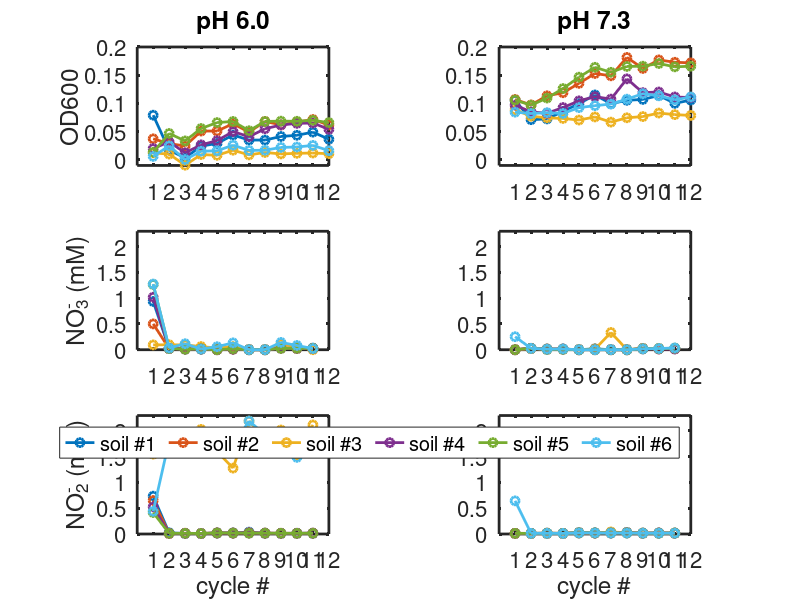

MATLAB code to generate this figure:
%% OD dynamics soil enrichment Mar 21
load('end_od.mat')
labels = {'pH 6.0','pH 7.3'};
for i = 1:2
    ods = squeeze(soil_end_od(2+i,[1 2 3 5 6 7],:)-median(soil_end_od(2+i,[4 8],:))); %blank subtract
    subplot(3,2,i)
    plot(1:size(soil_end_od,3),ods,'o-','LineWidth',2)
    ylim([-0.01 0.20])
    if i == 1
        ylabel('OD600')
    end
    xticks(1:size(soil_end_od,3))
    set(gca,'FontSize',16,'LineWidth',2)
    pbaspect([1.618 1 1])
    title(labels{i})
    xlim([0 12])
end

%%

load('nox_dynamics/processed_griess_data.mat')
t = [1,2,3,4,5,6,8,9,10,11,12,15,18,21,24,27,30,33];

blank_rows = [7,15];

ph6_no2 = 2.0*NO2(1:2:end,:)./median(NO3(blank_rows,:));
ph7_no2 = 2.0*NO2(2:2:end,:)./median(NO3(blank_rows+1,:));

ph6_no3 = 2.0*NO3(1:2:end,:)./median(NO3(blank_rows,:));
ph7_no3 = 2.0*NO3(2:2:end,:)./median(NO3(blank_rows+1,:));

%% plot metabolites at end of each cycle
tidx = find(mod(t,3)==0);
subplot(3,2,3)
plot(1:11,ph6_no3([1 2 3 5 6 7],tidx),'o-','LineWidth',2)
ylabel('NO_3^- (mM)')
set(gca,'FontSize',16,'LineWidth',2)
xlim([0 12])
ylim([0 2.3])
xticks(1:12)
pbaspect([1.618 1 1])

subplot(3,2,5)
plot(1:11,ph6_no2([1 2 3 5 6 7],tidx),'o-','LineWidth',2)
xlabel('cycle #')
ylabel('NO_2^- (mM)')
set(gca,'FontSize',16,'LineWidth',2)
xlim([0 12])
ylim([0 2.3])
xticks(1:12)
pbaspect([1.618 1 1])

subplot(3,2,4)
plot(1:11,ph7_no3([1 2 3 5 6 7],tidx),'o-','LineWidth',2)
set(gca,'FontSize',16,'LineWidth',2)
xlim([0 12])
ylim([0 2.3])
xticks(1:12)
pbaspect([1.618 1 1])

subplot(3,2,6)
plot(1:11,ph7_no2([1 2 3 5 6 7],tidx),'o-','LineWidth',2)
xlabel('cycle #')
set(gca,'FontSize',16,'LineWidth',2)
xlim([0 12])
ylim([0 2.3])
xticks(1:12)
pbaspect([1.618 1 1])
legend({'soil #1','soil #2','soil #3','soil #4','soil #5','soil #6'},'Orientation','horizontal')

set(gcf,'Position',[100 100 960 960])
print(gcf,'Fig_S_enrichment1_dynamics.png','-dpng','-r300')